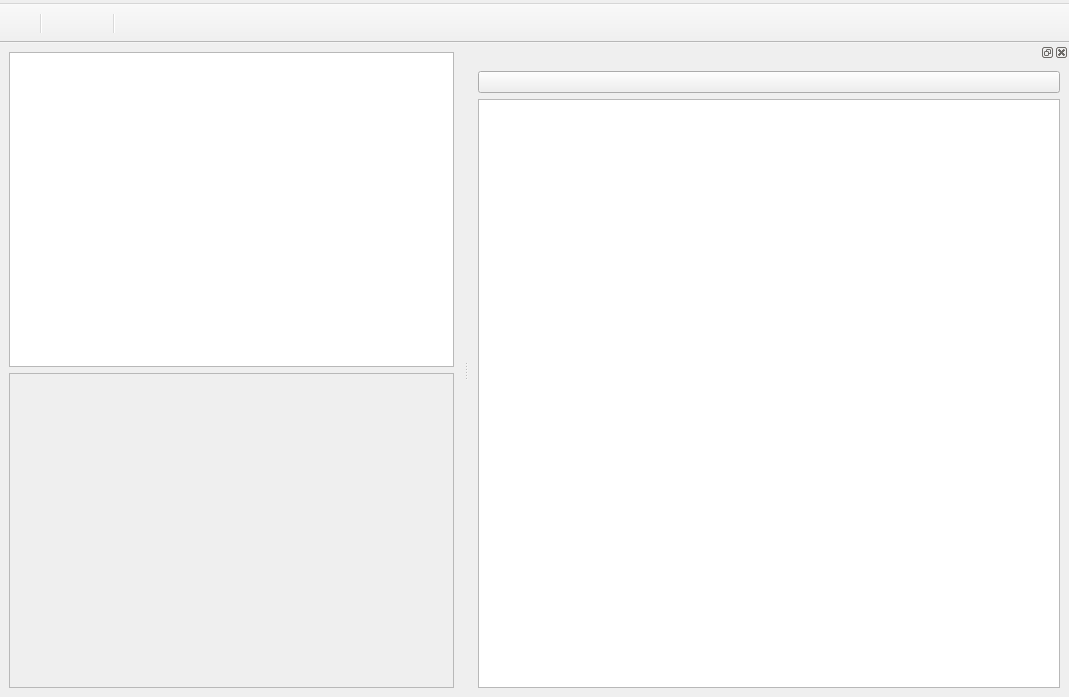
<?xml version="1.0" encoding="UTF-8"?>
<ui version="4.0">
 <class>MainWindow</class>
 <widget class="QMainWindow" name="MainWindow">
  <property name="geometry">
   <rect>
    <x>0</x>
    <y>0</y>
    <width>1069</width>
    <height>697</height>
   </rect>
  </property>
  <property name="windowIcon">
   <iconset resource="../../org.nickvision.tubeconverter.qt.qrc">
    <normaloff>:/resources/org.nickvision.tubeconverter.ico</normaloff>:/resources/org.nickvision.tubeconverter.ico</iconset>
  </property>
  <property name="toolButtonStyle">
   <enum>Qt::ToolButtonStyle::ToolButtonTextBesideIcon</enum>
  </property>
  <widget class="QWidget" name="mainGrid">
   <layout class="QHBoxLayout" name="horizontalLayout">
    <property name="leftMargin">
     <number>0</number>
    </property>
    <property name="topMargin">
     <number>0</number>
    </property>
    <property name="rightMargin">
     <number>0</number>
    </property>
    <property name="bottomMargin">
     <number>0</number>
    </property>
    <item>
     <widget class="QStackedWidget" name="viewStack">
      <property name="currentIndex">
       <number>1</number>
      </property>
      <widget class="QWidget" name="pageHome">
       <layout class="QHBoxLayout" name="horizontalLayout_2">
        <item>
         <spacer name="horizontalSpacer">
          <property name="orientation">
           <enum>Qt::Orientation::Horizontal</enum>
          </property>
          <property name="sizeHint" stdset="0">
           <size>
            <width>40</width>
            <height>20</height>
           </size>
          </property>
         </spacer>
        </item>
        <item>
         <layout class="QVBoxLayout" name="verticalLayout">
          <property name="spacing">
           <number>12</number>
          </property>
          <item>
           <spacer name="verticalSpacer">
            <property name="orientation">
             <enum>Qt::Orientation::Vertical</enum>
            </property>
            <property name="sizeHint" stdset="0">
             <size>
              <width>20</width>
              <height>40</height>
             </size>
            </property>
           </spacer>
          </item>
          <item>
           <widget class="QLabel" name="lblHomeAppIcon">
            <property name="pixmap">
             <pixmap resource="../../org.nickvision.tubeconverter.qt.qrc">:/resources/org.nickvision.tubeconverter.svg</pixmap>
            </property>
            <property name="scaledContents">
             <bool>false</bool>
            </property>
            <property name="alignment">
             <set>Qt::AlignmentFlag::AlignCenter</set>
            </property>
           </widget>
          </item>
          <item>
           <widget class="QLabel" name="lblHomeGreeting">
            <property name="font">
             <font>
              <pointsize>18</pointsize>
              <bold>true</bold>
             </font>
            </property>
            <property name="alignment">
             <set>Qt::AlignmentFlag::AlignCenter</set>
            </property>
           </widget>
          </item>
          <item>
           <widget class="QLabel" name="lblHomeDescription"/>
          </item>
          <item>
           <widget class="QPushButton" name="btnHomeAddDownload">
            <property name="minimumSize">
             <size>
              <width>0</width>
              <height>32</height>
             </size>
            </property>
            <property name="icon">
             <iconset theme="emblem-downloads"/>
            </property>
           </widget>
          </item>
          <item>
           <spacer name="verticalSpacer_2">
            <property name="orientation">
             <enum>Qt::Orientation::Vertical</enum>
            </property>
            <property name="sizeHint" stdset="0">
             <size>
              <width>20</width>
              <height>40</height>
             </size>
            </property>
           </spacer>
          </item>
         </layout>
        </item>
        <item>
         <spacer name="horizontalSpacer_2">
          <property name="orientation">
           <enum>Qt::Orientation::Horizontal</enum>
          </property>
          <property name="sizeHint" stdset="0">
           <size>
            <width>40</width>
            <height>20</height>
           </size>
          </property>
         </spacer>
        </item>
       </layout>
      </widget>
      <widget class="QWidget" name="pageDownloads">
       <layout class="QVBoxLayout" name="verticalLayout_5">
        <item>
         <widget class="QListWidget" name="listDownloads">
          <property name="spacing">
           <number>6</number>
          </property>
         </widget>
        </item>
        <item>
         <widget class="QScrollArea" name="scrollLog">
          <property name="minimumSize">
           <size>
            <width>0</width>
            <height>300</height>
           </size>
          </property>
          <property name="maximumSize">
           <size>
            <width>16777215</width>
            <height>400</height>
           </size>
          </property>
          <property name="widgetResizable">
           <bool>true</bool>
          </property>
          <widget class="QWidget" name="scrollLogWidgetContents">
           <property name="geometry">
            <rect>
             <x>0</x>
             <y>0</y>
             <width>445</width>
             <height>301</height>
            </rect>
           </property>
           <layout class="QVBoxLayout" name="verticalLayout_6">
            <item>
             <widget class="QLabel" name="lblLog">
              <property name="font">
               <font>
                <bold>true</bold>
               </font>
              </property>
              <property name="alignment">
               <set>Qt::AlignmentFlag::AlignLeading|Qt::AlignmentFlag::AlignLeft|Qt::AlignmentFlag::AlignTop</set>
              </property>
             </widget>
            </item>
            <item>
             <widget class="QLabel" name="lblDownloadLog">
              <property name="alignment">
               <set>Qt::AlignmentFlag::AlignLeading|Qt::AlignmentFlag::AlignLeft|Qt::AlignmentFlag::AlignTop</set>
              </property>
              <property name="textInteractionFlags">
               <set>Qt::TextInteractionFlag::LinksAccessibleByMouse|Qt::TextInteractionFlag::TextSelectableByKeyboard|Qt::TextInteractionFlag::TextSelectableByMouse</set>
              </property>
             </widget>
            </item>
            <item>
             <spacer name="verticalSpacer_3">
              <property name="orientation">
               <enum>Qt::Orientation::Vertical</enum>
              </property>
              <property name="sizeHint" stdset="0">
               <size>
                <width>20</width>
                <height>40</height>
               </size>
              </property>
             </spacer>
            </item>
           </layout>
          </widget>
         </widget>
        </item>
       </layout>
      </widget>
     </widget>
    </item>
   </layout>
  </widget>
  <widget class="QMenuBar" name="mainMenu">
   <property name="geometry">
    <rect>
     <x>0</x>
     <y>0</y>
     <width>1069</width>
     <height>33</height>
    </rect>
   </property>
   <widget class="QMenu" name="menuFile">
    <property name="title">
     <string/>
    </property>
    <addaction name="actionAddDownload"/>
    <addaction name="separator"/>
    <addaction name="actionExit"/>
   </widget>
   <widget class="QMenu" name="menuEdit">
    <property name="title">
     <string/>
    </property>
    <addaction name="actionKeyring"/>
    <addaction name="separator"/>
    <addaction name="actionSettings"/>
   </widget>
   <widget class="QMenu" name="menuView">
    <property name="title">
     <string/>
    </property>
    <addaction name="actionHistory"/>
   </widget>
   <widget class="QMenu" name="menuDownloader">
    <property name="title">
     <string/>
    </property>
    <addaction name="actionStopAllDownloads"/>
    <addaction name="actionRetryFailedDownloads"/>
    <addaction name="separator"/>
    <addaction name="actionClearQueuedDownloads"/>
    <addaction name="actionClearCompletedDownloads"/>
   </widget>
   <widget class="QMenu" name="menuHelp">
    <property name="title">
     <string/>
    </property>
    <addaction name="actionCheckForUpdates"/>
    <addaction name="separator"/>
    <addaction name="actionDocumentation"/>
    <addaction name="actionGitHubRepo"/>
    <addaction name="actionReportABug"/>
    <addaction name="actionDiscussions"/>
    <addaction name="separator"/>
    <addaction name="actionAbout"/>
   </widget>
   <addaction name="menuFile"/>
   <addaction name="menuEdit"/>
   <addaction name="menuView"/>
   <addaction name="menuDownloader"/>
   <addaction name="menuHelp"/>
  </widget>
  <widget class="QDockWidget" name="dockHistory">
   <property name="minimumSize">
    <size>
     <width>600</width>
     <height>214</height>
    </size>
   </property>
   <property name="autoFillBackground">
    <bool>false</bool>
   </property>
   <property name="floating">
    <bool>false</bool>
   </property>
   <property name="features">
    <set>QDockWidget::DockWidgetFeature::DockWidgetClosable|QDockWidget::DockWidgetFeature::DockWidgetFloatable|QDockWidget::DockWidgetFeature::DockWidgetMovable</set>
   </property>
   <property name="allowedAreas">
    <set>Qt::DockWidgetArea::RightDockWidgetArea</set>
   </property>
   <attribute name="dockWidgetArea">
    <number>2</number>
   </attribute>
   <widget class="QWidget" name="dockHistoryContents">
    <layout class="QVBoxLayout" name="verticalLayout_3">
     <item>
      <widget class="QStackedWidget" name="viewStackHistory">
       <property name="currentIndex">
        <number>1</number>
       </property>
       <widget class="QWidget" name="pageNoHistory">
        <layout class="QVBoxLayout" name="verticalLayout_4">
         <item>
          <widget class="QLabel" name="lblNoHistory">
           <property name="alignment">
            <set>Qt::AlignmentFlag::AlignCenter</set>
           </property>
          </widget>
         </item>
        </layout>
       </widget>
       <widget class="QWidget" name="pageHistory">
        <layout class="QVBoxLayout" name="verticalLayout_2">
         <property name="leftMargin">
          <number>0</number>
         </property>
         <property name="topMargin">
          <number>0</number>
         </property>
         <property name="rightMargin">
          <number>0</number>
         </property>
         <property name="bottomMargin">
          <number>0</number>
         </property>
         <item>
          <widget class="QPushButton" name="btnClearHistory">
           <property name="icon">
            <iconset theme="edit-delete"/>
           </property>
          </widget>
         </item>
         <item>
          <widget class="QListWidget" name="listHistory">
           <property name="selectionMode">
            <enum>QAbstractItemView::SelectionMode::NoSelection</enum>
           </property>
          </widget>
         </item>
        </layout>
       </widget>
      </widget>
     </item>
    </layout>
   </widget>
  </widget>
  <widget class="QToolBar" name="toolBar">
   <property name="windowTitle">
    <string>toolBar</string>
   </property>
   <property name="movable">
    <bool>false</bool>
   </property>
   <property name="allowedAreas">
    <set>Qt::ToolBarArea::TopToolBarArea</set>
   </property>
   <attribute name="toolBarArea">
    <enum>TopToolBarArea</enum>
   </attribute>
   <attribute name="toolBarBreak">
    <bool>false</bool>
   </attribute>
   <addaction name="actionAddDownload"/>
   <addaction name="separator"/>
   <addaction name="actionStopAllDownloads"/>
   <addaction name="actionRetryFailedDownloads"/>
   <addaction name="separator"/>
  </widget>
  <action name="actionCheckForUpdates">
   <property name="icon">
    <iconset theme="sync-synchronizing"/>
   </property>
  </action>
  <action name="actionDocumentation">
   <property name="shortcut">
    <string>F1</string>
   </property>
  </action>
  <action name="actionGitHubRepo"/>
  <action name="actionReportABug"/>
  <action name="actionDiscussions"/>
  <action name="actionAbout">
   <property name="icon">
    <iconset theme="help-faq"/>
   </property>
  </action>
  <action name="actionKeyring">
   <property name="icon">
    <iconset theme="computer"/>
   </property>
  </action>
  <action name="actionSettings">
   <property name="icon">
    <iconset theme="document-properties"/>
   </property>
  </action>
  <action name="actionExit">
   <property name="icon">
    <iconset theme="edit-clear"/>
   </property>
   <property name="shortcut">
    <string>Ctrl+Q</string>
   </property>
  </action>
  <action name="actionAddDownload">
   <property name="icon">
    <iconset theme="list-add"/>
   </property>
   <property name="shortcut">
    <string>Ctrl+N</string>
   </property>
  </action>
  <action name="actionHistory">
   <property name="icon">
    <iconset theme="document-open-recent"/>
   </property>
   <property name="shortcut">
    <string>Ctrl+H</string>
   </property>
  </action>
  <action name="actionStopAllDownloads">
   <property name="icon">
    <iconset theme="media-playback-stop"/>
   </property>
   <property name="shortcut">
    <string>Ctrl+Shift+Del</string>
   </property>
  </action>
  <action name="actionRetryFailedDownloads">
   <property name="icon">
    <iconset theme="view-restore"/>
   </property>
   <property name="shortcut">
    <string>Ctrl+R</string>
   </property>
  </action>
  <action name="actionClearQueuedDownloads">
   <property name="icon">
    <iconset theme="edit-delete"/>
   </property>
  </action>
  <action name="actionClearCompletedDownloads">
   <property name="icon">
    <iconset theme="edit-delete"/>
   </property>
  </action>
 </widget>
 <resources>
  <include location="../../org.nickvision.tubeconverter.qt.qrc"/>
 </resources>
 <connections/>
</ui>
